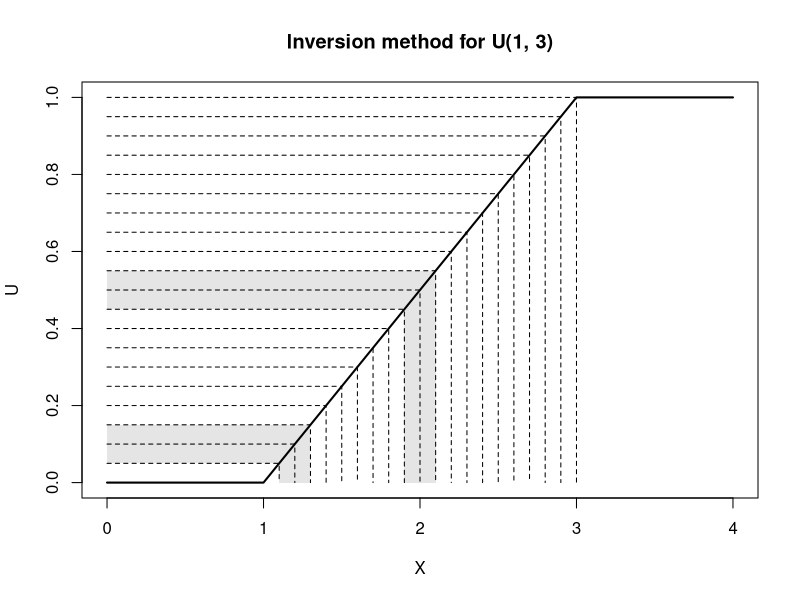

The R script that drew this image:
x<-seq(0,4,by=0.01)
f<- function (x) {
  if (x<1) {return(0)}
  if (x<3) {return((x-1)/2)}
  return(1)
}
y<-sapply(x,f)
plot(0:4,seq(0,1.2,0.3),type="n",
  main=paste("Inversion method for",expression(U(1,3))),
  lwd=2,ylim=c(0,1),xlab="X",ylab="U")

for (i in c(0.15,0.55)){
	xline1<-2*i+1
	xline2<-2*(i-0.1)+1
	y2<-i-0.1
	xv<-c(0,xline1,xline1,xline2,xline2,0)
	yv<-c(i,i,0,0,y2,y2)
  polygon(xv,yv,col="grey90", border=NA)
}

for (i in seq(0.05,1,by=0.05)){
  xline<-2*i+1
  lines(c(0,xline,xline), c(i,i,0),lty="dashed")
}
lines(x,y,lwd=2)
